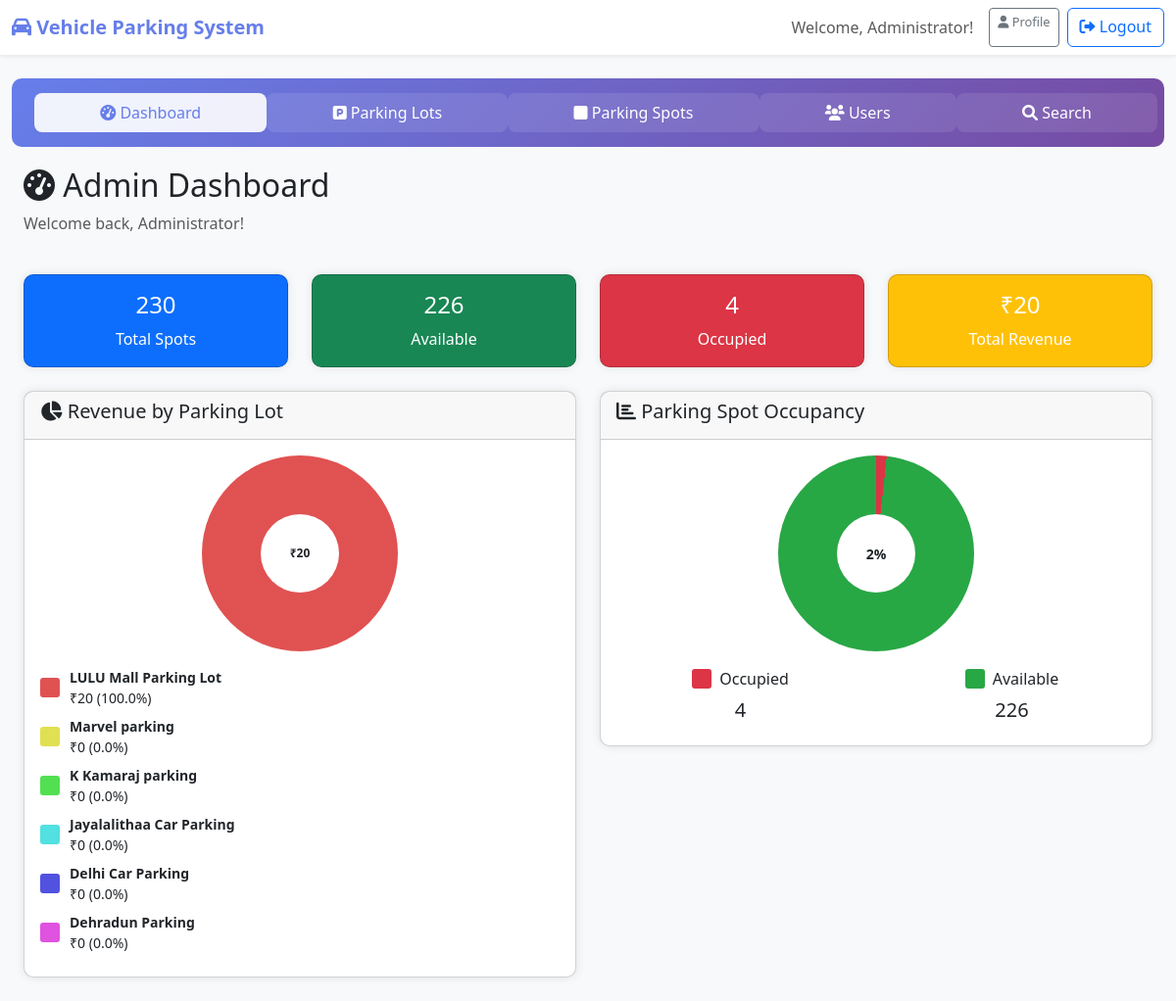
The page /admin (signed in) on the database its author committed.
### tables this page shows
CREATE TABLE parking_lots (
            id INTEGER PRIMARY KEY AUTOINCREMENT,
            name TEXT NOT NULL,
            address TEXT NOT NULL,
            pin_code TEXT NOT NULL,
            price_per_hour REAL NOT NULL,
            max_spots INTEGER NOT NULL,
            created_at TIMESTAMP DEFAULT CURRENT_TIMESTAMP
        );

### app.py (the view)
@app.route('/admin')
def admin_dashboard():
    if 'user_id' not in session or session['role'] != 'admin':
        flash('Access denied', 'error')
        return redirect(url_for('login'))
    conn = get_db_connection()
    total_lots = conn.execute('SELECT COUNT(*) as count FROM parking_lots').fetchone()['count']
    total_spots = conn.execute('SELECT COUNT(*) as count FROM parking_spots').fetchone()['count']
    occupied_spots = conn.execute("SELECT COUNT(*) as count FROM parking_spots WHERE status = 'occupied'").fetchone()['count']
    available_spots = total_spots - occupied_spots
    total_users = conn.execute("SELECT COUNT(*) as count FROM users WHERE role = 'user'").fetchone()['count']
    revenue_data = conn.execute('''
        SELECT pl.name, pl.price_per_hour,
               COUNT(r.id) as total_bookings,
               COALESCE(SUM(r.total_cost), 0) as total_revenue
        FROM parking_lots pl
        LEFT JOIN reservations r ON pl.id = r.lot_id AND r.status = 'completed'
        GROUP BY pl.id, pl.name
        ORDER BY total_revenue DESC
    ''').fetchall()
    total_revenue = sum(row['total_revenue'] for row in revenue_data)
    chart_revenue = []
    for row in revenue_data:
        percentage = (row['total_revenue'] / total_revenue * 100) if total_revenue > 0 else 0
        chart_revenue.append({
            'name': row['name'],
            'revenue': row['total_revenue'],
            'percentage': percentage
        })
    recent_reservations = conn.execute('''
        SELECT r.*, u.full_name, u.username, pl.name as lot_name, ps.spot_number
        FROM reservations r
        JOIN users u ON r.user_id = u.id
        JOIN parking_lots pl ON r.lot_id = pl.id
        JOIN parking_spots ps ON r.spot_id = ps.id
        WHERE r.status = 'active'
        ORDER BY r.check_in_time DESC
        LIMIT 10
    ''').fetchall()
    conn.close()
    return render_template('admin_dashboard.html',
                         total_lots=total_lots,
                         total_spots=total_spots,
                         occupied_spots=occupied_spots,
                         available_spots=available_spots,
                         total_users=total_users,
                         recent_reservations=recent_reservations,
                         revenue_data=chart_revenue,
                         total_revenue=total_revenue)

### app.py (called while the page is built)
def get_db_connection():
    conn = sqlite3.connect(DATABASE)
    conn.row_factory = sqlite3.Row
    return conn

### templates/admin_dashboard.html (shortened to what this page needs)
{% extends "base.html" %}
{% block content %}
<div class="container-fluid">
    <div class="row mb-4">
        <div class="col-12">
            <h2><i class="fas fa-tachometer-alt"></i> Admin Dashboard</h2>
            <p class="text-muted">Welcome back, {{ session.full_name }}!</p>
        </div>
    </div>
    <div class="row mb-4">
        <div class="col-md-3">
            <div class="card text-white bg-primary">
                <div class="card-body text-center">
                    <h4>{{ total_spots or 0 }}</h4>
                    <p class="mb-0">Total Spots</p>
                </div>
            </div>
        </div>
        <div class="col-md-3">
            <div class="card text-white bg-success">
                <div class="card-body text-center">
                    <h4>{{ available_spots or 0 }}</h4>
                    <p class="mb-0">Available</p>
                </div>
            </div>
        </div>
        <div class="col-md-3">
            <div class="card text-white bg-danger">
                <div class="card-body text-center">
                    <h4>{{ occupied_spots or 0 }}</h4>
                    <p class="mb-0">Occupied</p>
                </div>
            </div>
        </div>
        <div class="col-md-3">
            <div class="card text-white bg-warning">
                <div class="card-body text-center">
                    <h4>₹{{ "%.0f"|format(total_revenue or 0) }}</h4>
                    <p class="mb-0">Total Revenue</p>
                </div>
            </div>
        </div>
    </div>
    <div class="row">
        <div class="col-md-6 mb-4">
            <div class="card">
                <div class="card-header">
                    <h5><i class="fas fa-chart-pie"></i> Revenue by Parking Lot</h5>
                </div>
                <div class="card-body">
                    {% if revenue_data and total_revenue > 0 %}
                        <div class="text-center mb-3">
                            <div class="pie-chart mx-auto" style="
                                width: 200px;
                                height: 200px;
                                border-radius: 50%;
                                background: conic-gradient(
                                    {% set cumulative = 0 %}
                                    {% for lot in revenue_data %}
                                        {% set color_hue = loop.index0 * 60 %}
                                        hsl({{ color_hue }}, 70%, 60%) {{ cumulative }}% {{ cumulative + lot.percentage }}%{{ ',' if not loop.last }}
                                        {% set cumulative = cumulative + lot.percentage %}
                                    {% endfor %}
                                );
                                position: relative;
                            ">
                                <div style="
                                    position: absolute;
                                    top: 50%;
                                    left: 50%;
                                    transform: translate(-50%, -50%);
                                    background: white;
                                    width: 80px;
                                    height: 80px;
                                    border-radius: 50%;
                                    display: flex;
                                    align-items: center;
                                    justify-content: center;
                                    font-weight: bold;
                                    font-size: 12px;
                                ">
                                    ₹{{ "%.0f"|format(total_revenue) }}
                                </div>
                            </div>
                        </div>
                        <div class="chart-legend">
                            {% for lot in revenue_data %}
                            <div class="d-flex align-items-center mb-2">
                                <div style="
                                    width: 20px;
                                    height: 20px;
                                    background: hsl({{ loop.index0 * 60 }}, 70%, 60%);
                                    margin-right: 10px;
                                    border-radius: 3px;
                                "></div>
                                <small>
                                    <strong>{{ lot.name }}</strong><br>
                                    ₹{{ "%.0f"|format(lot.revenue) }} ({{ "%.1f"|format(lot.percentage) }}%)
                                </small>
                            </div>
                            {% endfor %}
                        </div>
                    {% else %}
                        <div class="text-center text-muted py-4">
                            <i class="fas fa-chart-pie fa-3x mb-3"></i>
                            <p>No revenue data available yet.</p>
                        </div>
                    {% endif %}
                </div>
            </div>
        </div>
        <div class="col-md-6 mb-4">
            <div class="card">
                <div class="card-header">
                    <h5><i class="fas fa-chart-bar"></i> Parking Spot Occupancy</h5>
                </div>
                <div class="card-body">
                    {% if total_spots > 0 %}
                        {% set occupied_percentage = (occupied_spots / total_spots * 100) %}
                        {% set available_percentage = (available_spots / total_spots * 100) %}
                        <div class="text-center mb-3">
                            <div class="pie-chart mx-auto" style="
                                width: 200px;
                                height: 200px;
                                border-radius: 50%;
                                background: conic-gradient(
                                    #dc3545 0% {{ occupied_percentage }}%,
                                    #28a745 {{ occupied_percentage }}% 100%
                                );
                                position: relative;
                            ">
                                <div style="
                                    position: absolute;
                                    top: 50%;
                                    left: 50%;
                                    transform: translate(-50%, -50%);
                                    background: white;
                                    width: 80px;
                                    height: 80px;
                                    border-radius: 50%;
                                    display: flex;
                                    align-items: center;
                                    justify-content: center;
                                    font-weight: bold;
                                    font-size: 14px;
                                ">
                                    {{ "%.0f"|format(occupied_percentage) }}%
                                </div>
                            </div>
                        </div>
                        <div class="row text-center">
                            <div class="col-6">
                                <div class="d-flex align-items-center justify-content-center mb-2">
                                    <div style="width: 20px; height: 20px; background: #dc3545; margin-right: 8px; border-radius: 3px;"></div>
                                    <span>Occupied</span>
                                </div>
                                <h5>{{ occupied_spots }}</h5>
                            </div>
                            <div class="col-6">
                                <div class="d-flex align-items-center justify-content-center mb-2">
                                    <div style="width: 20px; height: 20px; background: #28a745; margin-right: 8px; border-radius: 3px;"></div>
                                    <span>Available</span>
                                </div>
                                <h5>{{ available_spots }}</h5>
                            </div>
                        </div>
                    {% else %}
                        <div class="text-center text-muted py-4">
                            <i class="fas fa-car fa-3x mb-3"></i>
                            <p>No parking spots available.</p>
                            <a href="{{ url_for('add_lot') }}" class="btn btn-primary">Add First Lot</a>
                        </div>
                    {% endif %}
                </div>
            </div>
        </div>
    </div>
</div>
{% endblock %}

### templates/base.html (style rules this page uses)
body { background-color: #f8f9fa; }
.card { border-radius: 10px; box-shadow: 0 0 10px rgba(0,0,0,0.1); }
.pie-chart { transition: transform 0.3s ease; }

### rows shown on the page
parking_lots: name "LULU Mall Parking Lot", revenue "20", percentage "100.0"
parking_lots: name "Marvel parking", revenue "0", percentage "0.0"
parking_lots: name "K Kamaraj parking", revenue "0", percentage "0.0"
parking_lots: name "Jayalalithaa Car Parking", revenue "0", percentage "0.0"
parking_lots: name "Delhi Car Parking", revenue "0", percentage "0.0"
parking_lots: name "Dehradun Parking", revenue "0", percentage "0.0"

### other values the page prints
{{ session.full_name }} "Administrator"
{{ total_spots or 0 }} "230"
{{ available_spots or 0 }} "226"
{{ occupied_spots or 0 }} "4"
{{ "%.0f"|format(total_revenue or 0) }} "20"
{{ "%.0f"|format(total_revenue) }} "20"
{{ "%.0f"|format(occupied_percentage) }} "2"
{{ occupied_spots }} "4"
{{ available_spots }} "226"
